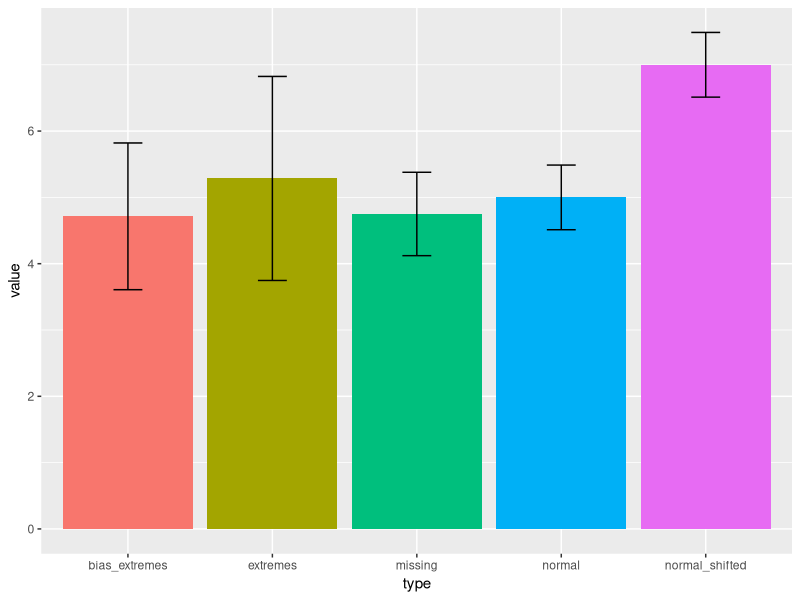
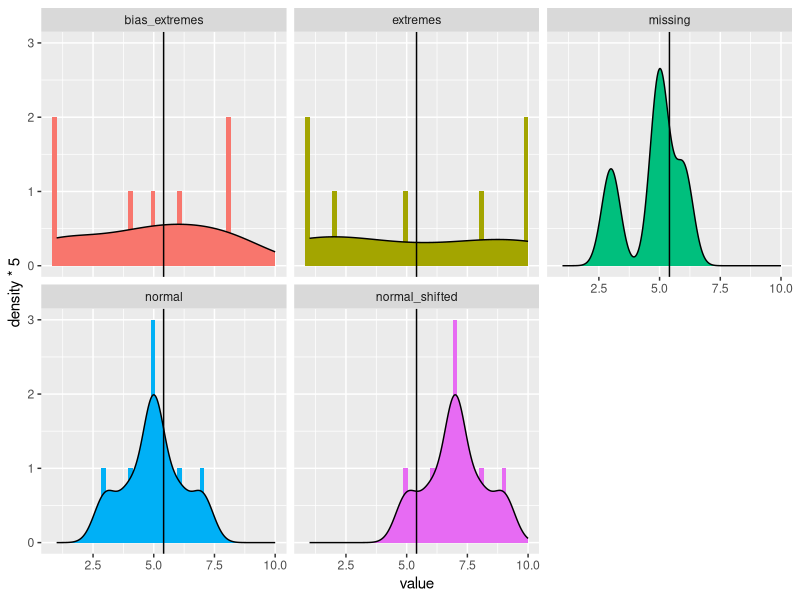
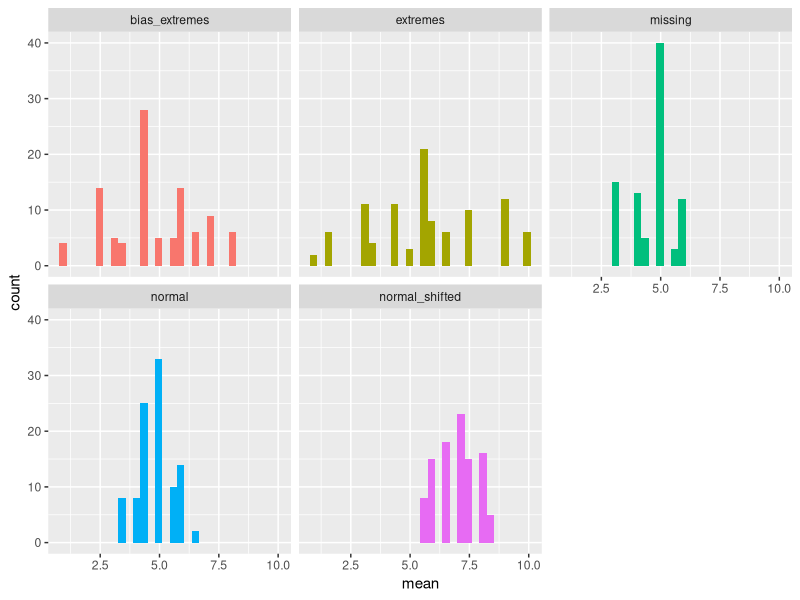
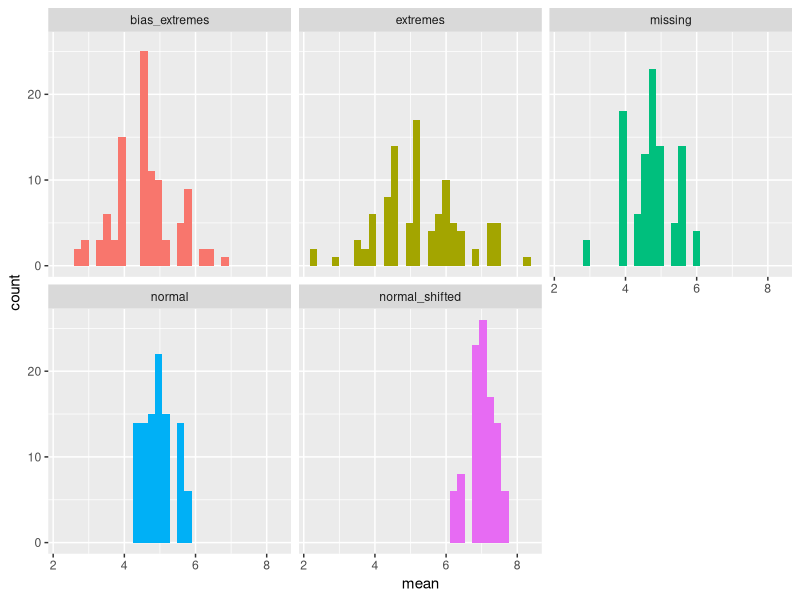

Write the R code that produced these figures, in order.
## ---- chunk 1
library(ggplot2)
library(dplyr)
library(knitr)
normal <-  c(3,4,5,5,5,6,7)
normal_shifted <- c(5,6,7,7,7,8,9)
extremes <- c(1,1,2,5,8,10,10)
bias_extremes <- c(1,1,4,5,6,8,8)
missing <- c(3,NA,5,5,NA,6,NA)
N <- 7
types <- c(rep("normal", 7), 
           rep("normal_shifted", 7), 
           rep("extremes", 7), 
           rep("bias_extremes", 7), 
           rep("missing", 7))

values <- c(normal, normal_shifted, extremes, bias_extremes, missing)
mean(values, na.rm = T)

df <- data.frame(value=values, type=types)

sample_data <- function(data, n_sample){
  selected <- c()
  for(i in 0:4){
    selected <- c(selected, sample(1:N, n_sample) + N*i)
  }
  sampled_data <- data[selected,]
  ls <- list()
  ls$mean <- mean(sampled_data$value, na.rm = T)
  ls$mean_plot <- ggplot(sampled_data, aes(type, value, fill=type)) + stat_summary(fun.y="mean", geom="bar") + 
    stat_summary(geom = "errorbar", fun.data = mean_se, position = "dodge", width=0.2) + 
    guides(fill=FALSE)
  ls$hist_plot <- ggplot(sampled_data, aes(value, fill=type)) + geom_histogram(bins=50) + geom_density(aes(y=..density..*5)) + 
    facet_wrap(~type) + geom_vline(xintercept = ls$mean) + guides(fill=FALSE)
  ls$data <- sampled_data
  return(ls)
}
ls_all <- sample_data(df, 7)
## ---- chunk 2
ls_all$mean_plot
true_mean <- ls_all$data %>% group_by(type) %>%  summarize(true_mean=mean(value, na.rm = T))
kable(true_mean)
## ---- chunk 3
ls_all$hist_plot
## ---- chunk 4
ls_2 <- list()
n_sample <-  2
df_2_all_data <- data.frame(value=c(), type=c(), sample=c())
for(i in 1:100){
  ls_2[[i]] <- sample_data(df,n_sample)
  new_data <- ls_2[[i]]$data
  new_data$sample <- rep(i, n_sample)
  df_2_all_data <- rbind(df_2_all_data, new_data)
}
## ---- chunk 5
means_2 <- df_2_all_data %>% group_by(sample, type) %>% summarize(mean=mean(value, na.rm=T))
ggplot(means_2, aes(mean, fill=type)) + geom_histogram(bins=30) + facet_wrap(~type) + guides(fill=F)
true_mean
range_2 <- means_2 %>% group_by(type) %>% summarize(min=min(mean, na.rm = T), max = max(mean, na.rm=T), mean=mean(mean, na.rm=T))
range_2 <- merge(range_2, true_mean, by="type")
kable(range_2)
## ---- chunk 6
ls_2 <- list()
n_sample <-  4
df_2_all_data <- data.frame(value=c(), type=c(), sample=c())
for(i in 1:100){
  ls_2[[i]] <- sample_data(df,n_sample)
  new_data <- ls_2[[i]]$data
  new_data$sample <- rep(i, n_sample)
  df_2_all_data <- rbind(df_2_all_data, new_data)
}
## ---- chunk 7
means_2 <- df_2_all_data %>% group_by(sample, type) %>% summarize(mean=mean(value, na.rm=T))
ggplot(means_2, aes(mean, fill=type)) + geom_histogram(bins=30) + facet_wrap(~type) + guides(fill=F)
range_2 <- means_2 %>% group_by(type) %>% summarize(min=min(mean, na.rm = T), max = max(mean, na.rm=T), mean=mean(mean, na.rm=T))
range_2 <- merge(range_2, true_mean, by="type")
kable(range_2)
